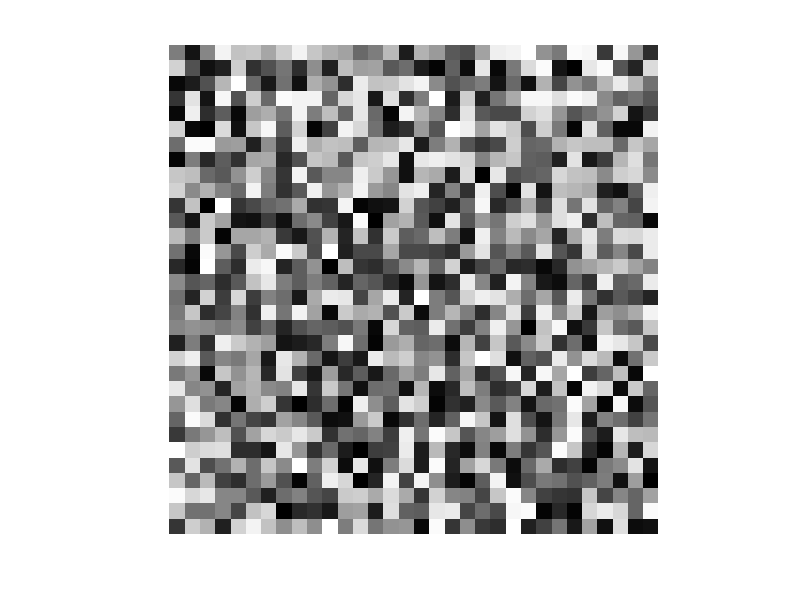
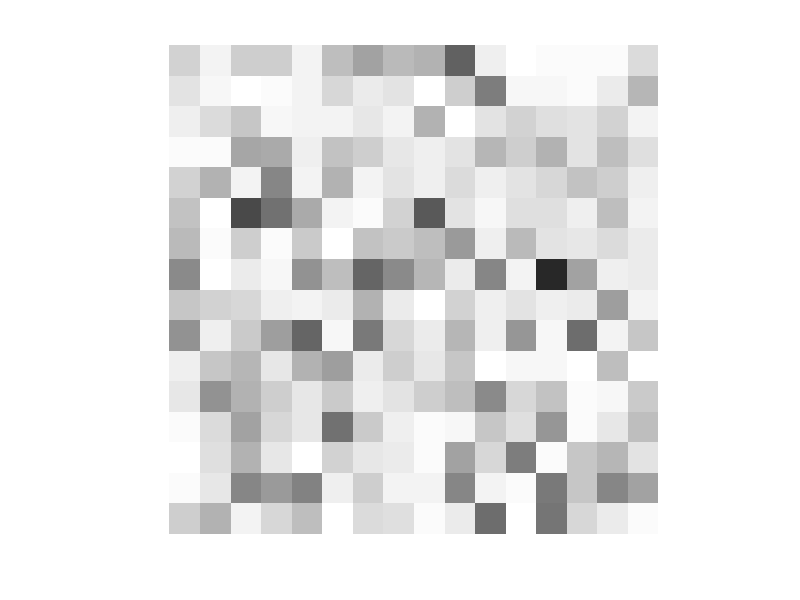

Write the MATLAB code that produced these figures, in order.
clear all
close all

DATA_WIDTH = 16;
WIN        = 2;

COL          = 32;
ROW          = 32;
WRITE_FILE   = 1;
SHOW_FIGURES = 1;

format long

image         = int32(255*rand(ROW,COL));
R_img         = ROW;
C_img         = COL;
R_pool        = int32(ROW/2);
C_pool        = int32(COL/2);
max_pool      = rand(R_pool,C_pool);

k = 0;

imshow(double(image)/256)

for R = 1:R_pool
    for C = 1:C_pool
        rup = 2*(R-1) + 1;
        rdw = 2*(R-1) + 2;
        cup = 2*(C-1) + 1;
        cdw = 2*(C-1) + 2;
        window = [image(rup,cup) image(rup,cdw) image(rdw,cup) image(rdw,cdw)];
        max_pool(R,C) = max(window);
    end
end
figure,
imshow(double(max_pool)/256)

if WRITE_FILE == 1
    config_file = 'config.h';
    fileID = fopen(config_file ,'w');
    fprintf(fileID,'#ifndef _CONFIG_CONV_\n#define _CONFIG_CONV_\n\n');
    fprintf(fileID,'#define DATA_WIDTH %d\n', DATA_WIDTH);
    fprintf(fileID,'#define DATA_TYPE %d\n',16);
    fprintf(fileID,'#define IMG_ROW %d\n', R_img);
    fprintf(fileID,'#define IMG_COL %d\n', C_img);
    fprintf(fileID,'#define IMG_DIM IMG_ROW*IMG_COL\n\n');
    fprintf(fileID,'#define OUT_DIM IMG_ROW*IMG_COL/4\n\n');
    fprintf(fileID,'#endif');
    fclose(fileID);

    imgage_file = ['data.h'];
    fileID = fopen(imgage_file,'w');

    fprintf(fileID,'#ifndef _INPUT_IMAGE_\n#define _INPUT_IMAGE_\n\n');

    fprintf(fileID,'static Pixel In_Img[%d] = { ', R_img*C_img);
    for R = 1:R_img
        for C = 1:C_img
            fprintf(fileID,'%d, ', image(R,C));
        end
    end
    fprintf(fileID,'};\n\n');

    fprintf(fileID,'static Pixel Gold_Out_Img[%d] = { ', R_img*C_img/4);
    for R = 1:R_pool
        for C = 1:C_pool
           fprintf(fileID,'%d, ', max_pool(R,C));
        end
    end
    fprintf(fileID,'};\n\n');



    fprintf(fileID,'#endif');
    fclose(fileID);
end